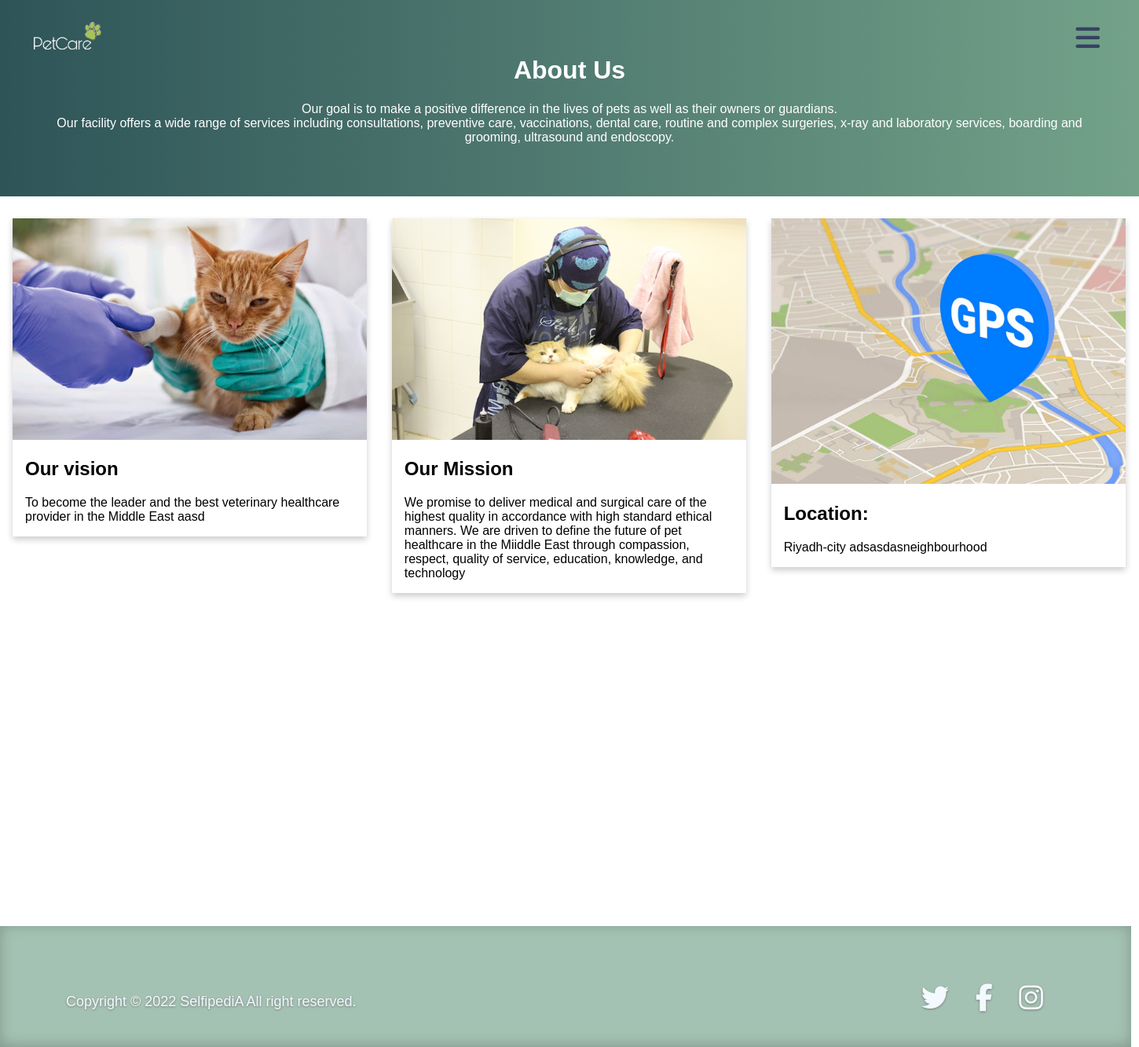
/users/about-us.php, run on the app's committed database.
### tables this page shows
CREATE TABLE `aboutus` (
  `id` int(11) NOT NULL,
  `vision` longtext NOT NULL,
  `mission` longtext NOT NULL,
  `location` longtext NOT NULL,
  `created_at` timestamp NOT NULL DEFAULT current_timestamp() ON UPDATE current_timestamp(),
  `updated_at` timestamp NOT NULL DEFAULT current_timestamp() ON UPDATE current_timestamp(),
  `vision_img` varchar(255) NOT NULL,
  `mission_img` varchar(255) NOT NULL,
  `location_img` varchar(255) NOT NULL
);

### users/about-us.php (the view, shortened to what this page needs)
<?php
include '../db.php';
?>
<!DOCTYPE html>
<html>
  <head>
    <link rel="stylesheet" href="../css/aboutStyle.css" />
    <link rel="stylesheet" href="../css/sidebar.css" />
  </head>
  <body>
    <img class="logo" src="../images/logo3.png" alt="lock pass" />
    <div class="page">
      <div class="up">
        <div class="aboutUs">
          <h1>About Us</h1>
          <p>
            Our goal is to make a positive difference in the lives of pets as
            well as their owners or guardians. <br />
            Our facility offers a wide range of services including
            consultations, preventive care, vaccinations, dental care, routine
            and complex surgeries, x-ray and laboratory services, boarding and
            grooming, ultrasound and endoscopy.
          </p>
        </div>
      </div>
      <?php
$sql = "SELECT * from aboutus";
$run_query = mysqli_query($db, $sql);
if (mysqli_num_rows($run_query) > 0) {
    while ($row1 = mysqli_fetch_assoc($run_query)) {
        ?>
    <div class="row">
      <div class="column">
        <div class="card">
        <img src="../images/about-us/cat.jpg" alt="cat" style="width: 100%" />
          <div class="container">
            <div id="editVision">
            <?php echo $row1["vision"] ?>
            </div>
          </div>
        </div>
      </div>
      <div class="column">
        <div class="card">
        <img src="../images/about-us/services.jpg" alt="services" style="width: 100%" />
          <div class="container">
            <div id="editMission">
            <?php echo $row1["mission"] ?>
            </div>
          </div>
        </div>
      </div>
      <div class="column">
        <div class="card">
          <div >
          <img src="../images/about-us/gps.jpg" alt="gps" style="width: 100%" />
            <div class="container" id="editLocation">
            <?php echo $row1["location"] ?>
            </div>
          </div>
        </div>
      </div>
    </div>
    <?php
    }
}
?>
      <div class="footer">
        <div class="social">
          <a href="#"><i class="fa-brands fa-twitter"></i></a>
          <a href="#"><i class="fa-brands fa-facebook-f"></i></a>
          <a href="#"><i class="fa-brands fa-instagram"></i></a>
        </div>
        <div class="rights">
          <p>Copyright &copy 2022 SelfipediA All right reserved.</p>
        </div>
      </div>
    </div>
    <label for="check">
      <i class="fas fa-bars" id="btn"></i>
    </label>
  </body>
</html>

### css/aboutStyle.css (style rules this page uses)
body { font-family: Arial, Helvetica, sans-serif; margin: 0; }
html { box-sizing: border-box; }
*, *:before, *:after { box-sizing: inherit; }
.logo { position: absolute; width: 289px; margin-top: -105px; margin-left: -60px; z-index: 1; }
.page { position: absolute; }
.column { float: left; width: 33.3%; margin-bottom: 16px; padding: 0 8px; }
.card { box-shadow: 0 4px 8px 0 rgba(0, 0, 0, 0.2); margin: 8px; }
.aboutUs { padding: 50px; text-align: center; background-color: rgb(142 180 161); color: white; background-image: linear-gradient( to right, rgb(46 84 88), rgb(115, 162, 137) ); }
.container { padding: 0 16px; }
.container::after, .row::after { content: ""; clear: both; display: table; }
.footer { width: 1440px; height: 154px; position: absolute; margin-top: 400px; box-shadow: antiquewhite; box-shadow: inset 0px -2px 18px 0px rgb(98 126 112); background-color: rgb(142 180 161); opacity: 0.8; text-shadow: 0px 1px 3px #575757; }
.footer .social { margin-left: 1173px; font-size: 35px; margin-top: 72px; letter-spacing: 12px; color: aliceblue; }
.footer p { font-size: 18px; color: aliceblue; margin-left: 84px; margin-top: -26px; }
.footer a { color: aliceblue; }

### css/sidebar.css (style rules this page uses)
label #btn, label #cancel2 { position: absolute; cursor: pointer; border-radius: 3px; }
label #btn { right: 49px; top: 25px; font-size: 35px; color: rgb(55 66 98); padding: 6px 1px; }

### data on the page
aboutus: vision "Our vision To become the leader and the best veterinary healthcare provider in the Middle East aasd", mission "Our Mission We promise to deliver medical and surgical care of the highest quality in accordance with high standard ethical manners. We are driven to define the future of pet healthcare in the Miiddle East through compassion, respect, quality of service, education, knowledge, and technology", location "Location: Riyadh-city adsasdasneighbourhood"
